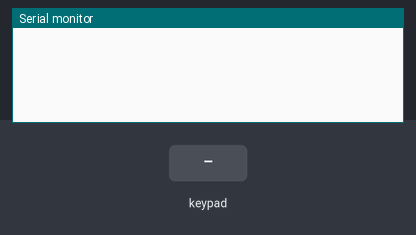
Bench run of a sketch on a simulated Arduino Uno, built with avr-gcc and run on an emulated ATmega328P. Parts: the last lines printed to the serial monitor. The test bench sets the inputs (shaded band).

Above: at 1.2 s.
1.3 s: key '1' pressed
At 2.5 s:
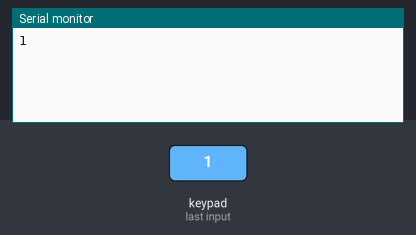
2.8 s: keypad keys 1 2 1 1 1 0 9 # pressed 0.4 s apart
At 6.0 s:
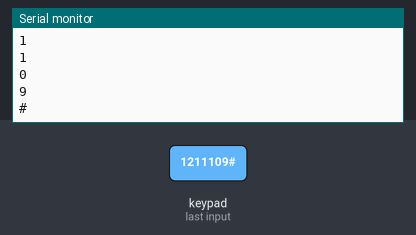
7.5 s: key 'A' pressed
At 8.5 s:
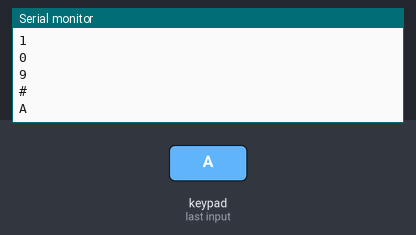
9.0 s: keypad keys 1 2 1 1 1 0 9 * pressed 0.4 s apart
At 13.3 s:
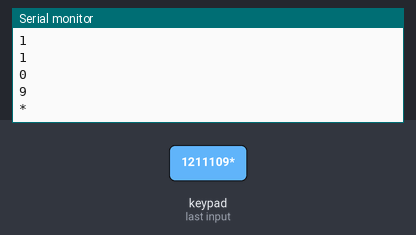
13.7 s: key 'B' pressed
At 14.6 s:
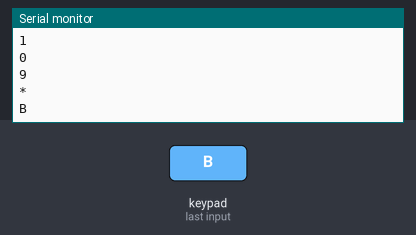
15.2 s: keypad keys 1 2 1 1 1 0 9 D pressed 0.4 s apart
At 19.0 s:
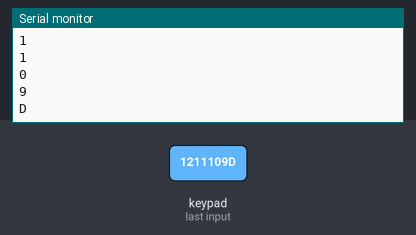
Timing chart, 0 to 20.5 s (numbered marks = the images above; inputs shaded):
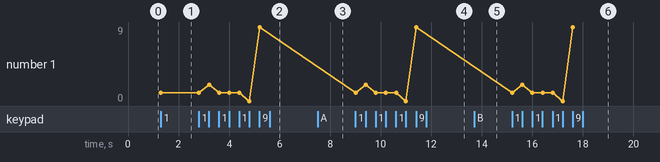

Measured:
- after the input at 1.3 s, the serial monitor: prints a new line at once (image 1)
- after the input at 2.8 s, the serial monitor: prints a new line after 0.41 s (image 2)
- after the input at 7.5 s, the serial monitor: prints a new line at once (image 3)
- after the input at 9.0 s, the serial monitor: prints a new line at once (image 4)
- after the input at 13.7 s, the serial monitor: prints a new line at once (image 5)
- after the input at 15.2 s, the serial monitor: prints a new line at once (image 6)
- plotted number 1: 1 → 9 after the input at 2.8 s

The sketch:

lcd_keypad.ino
```cpp
/*
 * VSS to ground
 * VDD to +3/5V
 * LCD RS pin to digital pin 12
 * LCD Enable pin to digital pin 11
 * LCD D4 pin to digital pin 5 // 8
 * LCD D5 pin to digital pin 4 // 9
 * LCD D6 pin to digital pin 3 // 10
 * LCD D7 pin to digital pin 2 // 13
 * LCD R/W pin to ground
 * 10K resistor: ends to +3/5V and ground, wiper to LCD VO pin (pin 3)
 * A to +3/5V
 * K to ground
 */

#include <Keypad.h>
/*
#include <LiquidCrystal.h>

LiquidCrystal lcd(12, 11, 8, 9, 10, 13);

byte smiley[8] = {
  0b00000,
  0b00000,
  0b01010,
  0b00000,
  0b00000,
  0b10001,
  0b01110,
  0b00000
};

byte armsDown[8] = {
  0b00100,
  0b01010,
  0b00100,
  0b00100,
  0b01110,
  0b10101,
  0b00100,
  0b01010
};

byte armsUp[8] = {
  0b00100,
  0b01010,
  0b00100,
  0b10101,
  0b01110,
  0b00100,
  0b00100,
  0b01010
};

const char resetPass[3] = { '*', '#', '*' };
const char easterEgg[4] = { '1', '9', '6', '5' };

int numTries = 0;
int pNum = 0;
int eNum = 0;
static int curCol = 0;
static int curRow = 0;
*/

const byte ROWS = 4;
const byte COLS = 4;

//byte rowPins[ROWS] = { 0, 1, 2, 3 }; //connect to row pinouts
//byte colPins[COLS] = { 4, 5, 6, 7 }; //connect to column pinouts

byte rowPins[ROWS] = { 12, 11, 10, 9 }; //connect to row pinouts
byte colPins[COLS] = { 8, 7, 6, 5 }; //connect to column pinouts

char keys[ROWS][COLS] = {
  { '1', '2', '3', 'A' },
  { '4', '5', '6', 'B' },
  { '7', '8', '9', 'C' },
  { '*', '0', '#', 'D' }
};

Keypad keypad = Keypad(makeKeymap(keys), rowPins, colPins, ROWS, COLS);

void setup()
{
  /*
}
  lcd.begin(16, 2);
  lcd.createChar(0, smiley);
  lcd.createChar(1, armsDown);
  lcd.createChar(2, armsUp);
  lcd.blink();
  lcd.setCursor(curCol, curRow);
  */
  Serial.begin(9600);
}

void loop()
{
  char key = keypad.getKey();
  if (key != NO_KEY)
  {
    Serial.println(key);
  }
}
    /*
    if (key == easterEgg[eNum])
    {
      eNum++;
    }
    if (eNum >= 4)
    {
      lcd.noBlink();
      lcd.clear();
      lcd.setCursor(3, 0);
      lcd.write(byte(0));
      lcd.setCursor(5, 0);
      lcd.print("Happy");
      lcd.setCursor(11, 0);
      lcd.write(byte(0));
      lcd.setCursor(2, 1);
      //       012345678901234
      lcd.print("Anniversary!");
      for (int z = 0; z < 10; z++)
      {
        lcd.setCursor(0, 1);
        lcd.write(byte(1));
        lcd.setCursor(15, 1);
        lcd.write(byte(1));
        delay(300);
        lcd.setCursor(0, 1);
        lcd.write(byte(2));
        lcd.setCursor(15, 1);
        lcd.write(byte(2));
        delay(300);
      }
      lcd.setCursor(0, 0);
      lcd.blink();
      lcd.clear();
      curCol = curRow = 0;
      eNum = 0;
    }
    if (key == resetPass[pNum])
      pNum++;
    if (pNum >= 3)
    {
      lcd.clear();
      pNum = curCol = curRow = 0;
      lcd.setCursor(curCol, curRow);
    }
    else
    {
      lcd.setCursor(curCol++, curRow);
      lcd.print(key);
    }
  }
  if (curCol >= 16 && curRow == 0)
  {
    curCol = 0;
    curRow = 1;
    lcd.setCursor(curCol, curRow);
  }
  if (curCol >= 16 && curRow == 1)
  {
    curCol = 0;
    curRow = 0;
    lcd.setCursor(curCol, curRow);
  }
  delay(50);
}
*/
```
